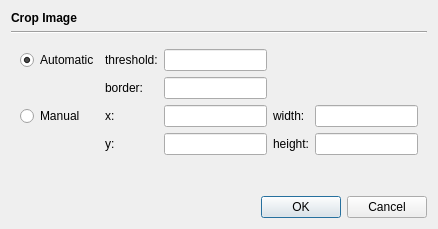
<?xml version="1.0" encoding="UTF-8"?>
<ui version="4.0">
 <class>OpCropDialog</class>
 <widget class="QDialog" name="OpCropDialog">
  <property name="geometry">
   <rect>
    <x>0</x>
    <y>0</y>
    <width>438</width>
    <height>229</height>
   </rect>
  </property>
  <property name="windowTitle">
   <string>Dialog</string>
  </property>
  <layout class="QVBoxLayout" name="verticalLayout">
   <item>
    <widget class="QLabel" name="label">
     <property name="font">
      <font>
       <bold>true</bold>
      </font>
     </property>
     <property name="text">
      <string>Crop Image</string>
     </property>
    </widget>
   </item>
   <item>
    <widget class="Line" name="line">
     <property name="orientation">
      <enum>Qt::Orientation::Horizontal</enum>
     </property>
    </widget>
   </item>
   <item>
    <widget class="QWidget" name="widget" native="true">
     <layout class="QGridLayout" name="gridLayout">
      <item row="3" column="4">
       <widget class="QLineEdit" name="heightField"/>
      </item>
      <item row="3" column="1">
       <widget class="QLabel" name="label_5">
        <property name="text">
         <string>y:</string>
        </property>
       </widget>
      </item>
      <item row="2" column="2">
       <widget class="QLineEdit" name="xField"/>
      </item>
      <item row="2" column="0">
       <widget class="QRadioButton" name="manualButton">
        <property name="text">
         <string>Manual</string>
        </property>
        <attribute name="buttonGroup">
         <string notr="true">buttonGroup</string>
        </attribute>
       </widget>
      </item>
      <item row="3" column="2">
       <widget class="QLineEdit" name="yField"/>
      </item>
      <item row="2" column="4">
       <widget class="QLineEdit" name="widthField"/>
      </item>
      <item row="2" column="1">
       <widget class="QLabel" name="label_2">
        <property name="text">
         <string>x:</string>
        </property>
       </widget>
      </item>
      <item row="3" column="3">
       <widget class="QLabel" name="label_6">
        <property name="text">
         <string>height:</string>
        </property>
       </widget>
      </item>
      <item row="2" column="3">
       <widget class="QLabel" name="label_4">
        <property name="text">
         <string>width:</string>
        </property>
       </widget>
      </item>
      <item row="0" column="0">
       <widget class="QRadioButton" name="automaticButton">
        <property name="text">
         <string>Automatic</string>
        </property>
        <property name="checked">
         <bool>true</bool>
        </property>
        <attribute name="buttonGroup">
         <string notr="true">buttonGroup</string>
        </attribute>
       </widget>
      </item>
      <item row="1" column="2">
       <widget class="QLineEdit" name="borderField"/>
      </item>
      <item row="1" column="1">
       <widget class="QLabel" name="label_3">
        <property name="text">
         <string>border:</string>
        </property>
       </widget>
      </item>
      <item row="0" column="1">
       <widget class="QLabel" name="label_7">
        <property name="text">
         <string>threshold:</string>
        </property>
       </widget>
      </item>
      <item row="0" column="2">
       <widget class="QLineEdit" name="thresholdField"/>
      </item>
     </layout>
    </widget>
   </item>
   <item>
    <spacer name="verticalSpacer">
     <property name="orientation">
      <enum>Qt::Orientation::Vertical</enum>
     </property>
     <property name="sizeHint" stdset="0">
      <size>
       <width>20</width>
       <height>40</height>
      </size>
     </property>
    </spacer>
   </item>
   <item>
    <widget class="QDialogButtonBox" name="buttonBox">
     <property name="orientation">
      <enum>Qt::Orientation::Horizontal</enum>
     </property>
     <property name="standardButtons">
      <set>QDialogButtonBox::StandardButton::Cancel|QDialogButtonBox::StandardButton::Ok</set>
     </property>
    </widget>
   </item>
  </layout>
 </widget>
 <tabstops>
  <tabstop>automaticButton</tabstop>
  <tabstop>thresholdField</tabstop>
  <tabstop>borderField</tabstop>
  <tabstop>manualButton</tabstop>
  <tabstop>xField</tabstop>
  <tabstop>widthField</tabstop>
  <tabstop>yField</tabstop>
  <tabstop>heightField</tabstop>
 </tabstops>
 <resources/>
 <connections>
  <connection>
   <sender>buttonBox</sender>
   <signal>accepted()</signal>
   <receiver>OpCropDialog</receiver>
   <slot>accept()</slot>
   <hints>
    <hint type="sourcelabel">
     <x>248</x>
     <y>254</y>
    </hint>
    <hint type="destinationlabel">
     <x>157</x>
     <y>274</y>
    </hint>
   </hints>
  </connection>
  <connection>
   <sender>buttonBox</sender>
   <signal>rejected()</signal>
   <receiver>OpCropDialog</receiver>
   <slot>reject()</slot>
   <hints>
    <hint type="sourcelabel">
     <x>316</x>
     <y>260</y>
    </hint>
    <hint type="destinationlabel">
     <x>286</x>
     <y>274</y>
    </hint>
   </hints>
  </connection>
 </connections>
 <buttongroups>
  <buttongroup name="buttonGroup"/>
 </buttongroups>
</ui>
